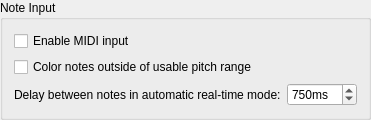
        <widget class="QGroupBox" name="groupBox_noteInput">
         <property name="title">
          <string>Note Input</string>
         </property>
         <layout class="QGridLayout" name="gridLayout_13">
          <item row="0" column="0">
           <widget class="QCheckBox" name="enableMidiInput">
            <property name="text">
             <string>Enable MIDI input</string>
            </property>
           </widget>
          </item>
          <item row="1" column="0">
           <widget class="QCheckBox" name="warnPitchRange">
            <property name="text">
             <string>Color notes outside of usable pitch range</string>
            </property>
           </widget>
          </item>
          <item row="2" column="0">
           <widget class="QLabel" name="label_delayRealTimeMode">
            <property name="accessibleName">
             <string>Delay between notes in automatic real-time mode</string>
            </property>
            <property name="text">
             <string>Delay between notes in automatic real-time mode:</string>
            </property>
           </widget>
          </item>
          <item row="2" column="1">
           <widget class="QSpinBox" name="realtimeDelay">
            <property name="suffix">
             <string extracomment="milliseconds">ms</string>
            </property>
            <property name="minimum">
             <number>300</number>
            </property>
            <property name="maximum">
             <number>3000</number>
            </property>
            <property name="singleStep">
             <number>10</number>
            </property>
            <property name="value">
             <number>750</number>
            </property>
           </widget>
          </item>
          <item row="2" column="2">
           <spacer name="horizontalSpacer_4">
            <property name="orientation">
             <enum>Qt::Horizontal</enum>
            </property>
            <property name="sizeHint" stdset="0">
             <size>
              <width>0</width>
              <height>0</height>
             </size>
            </property>
           </spacer>
          </item>
         </layout>
        </widget>
